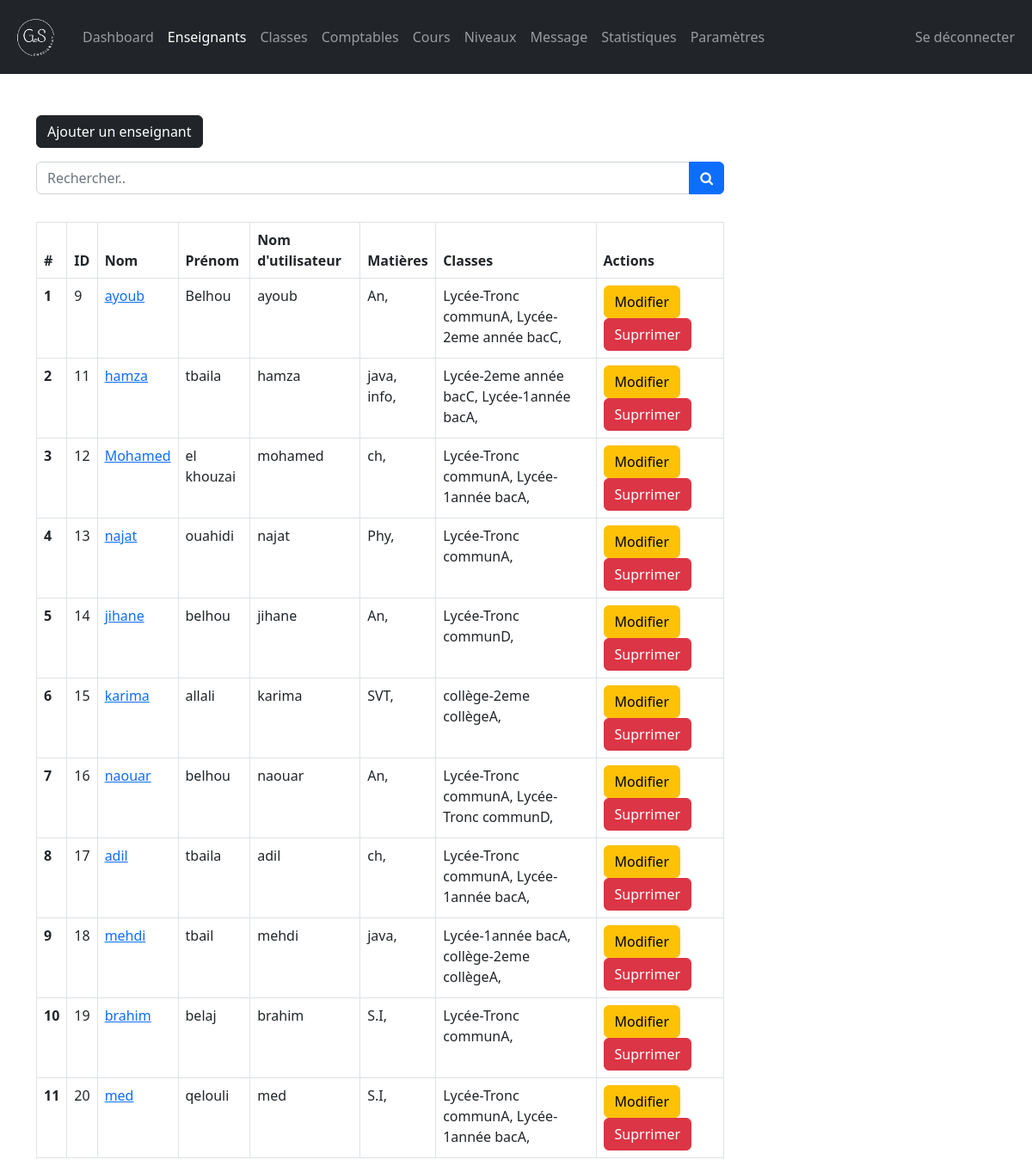
Page /admin/teacher.php (signed in) on the committed database.
### tables this page shows
CREATE TABLE `teachers` (
  `teacher_id` int(11) NOT NULL,
  `username` varchar(127) NOT NULL,
  `password` varchar(255) NOT NULL,
  `class` varchar(31) NOT NULL,
  `fname` varchar(127) NOT NULL,
  `lname` varchar(127) NOT NULL,
  `subjects` varchar(31) NOT NULL,
  `address` varchar(31) NOT NULL,
  `employee_number` int(11) NOT NULL,
  `date_of_birth` date DEFAULT NULL,
  `phone_number` varchar(31) NOT NULL,
  `qualification` varchar(127) NOT NULL,
  `gender` varchar(7) NOT NULL,
  `email_address` varchar(255) NOT NULL,
  `date_of_joined` datetime NOT NULL DEFAULT current_timestamp()
);

### admin/data/teacher.php (called while the page is built, shortened)
<?php
function getAllTeachers($conn){
   $sql = "SELECT * FROM teachers";
   $stmt = $conn->prepare($sql);
   $stmt->execute();
   if ($stmt->rowCount() >= 1) {
     $teachers = $stmt->fetchAll();
     return $teachers;
   }else {
   	return 0;
   }
}

### admin/data/subject.php (called while the page is built, shortened)
<?php
function getSubjectById($subject_id, $conn){
   $sql = "SELECT * FROM subjects
           WHERE subject_id=?";
   $stmt = $conn->prepare($sql);
   $stmt->execute([$subject_id]);
   if ($stmt->rowCount() == 1) {
     $subject = $stmt->fetch();
     return $subject;
   }else {
   	return 0;
   }
}
 ?>

### admin/data/class.php (called while the page is built, shortened)
<?php
function getClassById($class_id, $conn){
   $sql = "SELECT * FROM class
           WHERE class_id=?";
   $stmt = $conn->prepare($sql);
   $stmt->execute([$class_id]);
   if ($stmt->rowCount() == 1) {
     $class = $stmt->fetch();
     return $class;
   }else {
    return 0;
   }
}

### admin/data/grade.php (called while the page is built, shortened)
<?php
function getGradeById($grade_id, $conn){
   $sql = "SELECT * FROM grades
           WHERE grade_id=?";
   $stmt = $conn->prepare($sql);
   $stmt->execute([$grade_id]);
   if ($stmt->rowCount() == 1) {
     $grade = $stmt->fetch();
     return $grade;
   }else {
    return 0;
   }
}

### admin/data/section.php (called while the page is built, shortened)
<?php
function getSectioById($section_id, $conn){
   $sql = "SELECT * FROM section
           WHERE section_id=?";
   $stmt = $conn->prepare($sql);
   $stmt->execute([$section_id]);
   if ($stmt->rowCount() == 1) {
     $section = $stmt->fetch();
     return $section;
   }else {
    return 0;
   }
}

### admin/teacher.php (the view, shortened to what this page needs)
<?php
if (isset($_SESSION['admin_id']) &&
    isset($_SESSION['role'])) {
    if ($_SESSION['role'] == 'Admin') {
       include "../DB_connection.php";
       include "data/teacher.php";
       include "data/subject.php";
       include "data/grade.php";
       include "data/class.php";
       include "data/section.php";
       $teachers = getAllTeachers($conn);
 ?>
<!DOCTYPE html>
<html lang="en">
<head>
	<link rel="stylesheet" href="https://cdn.jsdelivr.net/npm/bootstrap@5.2.0/dist/css/bootstrap.min.css">
	<link rel="stylesheet" href="../css/style.css">
  <link rel="stylesheet" href="https://cdnjs.cloudflare.com/ajax/libs/font-awesome/4.7.0/css/font-awesome.min.css">
</head>
<body>
    <?php
        include "inc/navbar.php";
        if ($teachers != 0) {
     ?>
     <div class="container mt-5">
        <a href="teacher-add.php"
           class="btn btn-dark">Ajouter un enseignant</a>
           <form action="teacher-search.php"
                 class="mt-3 n-table"
                 method="get">
             <div class="input-group mb-3">
                <input type="text"
                       class="form-control"
                       name="searchKey"
                       placeholder="Rechercher..">
                <button class="btn btn-primary">
                        <i class="fa fa-search"
                           aria-hidden="true"></i>
                      </button>
             </div>
           </form>
           <div class="table-responsive">
              <table class="table table-bordered mt-3 n-table">
                <thead>
                  <tr>
                    <th scope="col">#</th>
                    <th scope="col">ID</th>
                    <th scope="col">Nom</th>
                    <th scope="col">Prénom</th>
                    <th scope="col">Nom d'utilisateur</th>
                    <th scope="col">Matières</th>
                    <th scope="col">Classes</th>
                    <th scope="col">Actions</th>
                  </tr>
                </thead>
                <tbody>
                  <?php $i = 0; foreach ($teachers as $teacher ) {
                    $i++;  ?>
                  <tr>
                    <th scope="row"><?=$i?></th>
                    <td><?=$teacher['teacher_id']?></td>
                    <td><a href="teacher-view.php?teacher_id=<?=$teacher['teacher_id']?>">
                         <?=$teacher['fname']?></a></td>
                    <td><?=$teacher['lname']?></td>
                    <td><?=$teacher['username']?></td>
                    <td>
                       <?php
                           $s = '';
                           $subjects = str_split(trim($teacher['subjects']));
                           foreach ($subjects as $subject) {
                              $s_temp = getSubjectById($subject, $conn);
                              if ($s_temp != 0)
                                $s .=$s_temp['subject_code'].', ';
                           }
                           echo $s;
                        ?>
                    </td>
                    <td>
                      <?php
                           $c = '';
                           $classes = str_split(trim($teacher['class']));
                           foreach ($classes as $class_id) {
                               $class = getClassById($class_id, $conn);
                              $c_temp = getGradeById($class['grade'], $conn);
                              $section = getSectioById($class['section'], $conn);
                              if ($c_temp != 0)
                                $c .=$c_temp['grade_code'].'-'.
                                     $c_temp['grade'].$section['section'].', ';
                           }
                           echo $c;
                        ?>
                    </td>
                    <td>
                        <a href="teacher-edit.php?teacher_id=<?=$teacher['teacher_id']?>"
                           class="btn btn-warning">Modifier</a>
                        <a href="teacher-delete.php?teacher_id=<?=$teacher['teacher_id']?>"
                           class="btn btn-danger">Suprrimer</a>
                    </td>
                  </tr>
                <?php } ?>
                </tbody>
              </table>
           </div>
         <?php } ?>
     </div>
</body>
</html>
<?php
  }else {
    header("Location: ../login.php");
    exit;
  }
}else {
	header("Location: ../login.php");
	exit;
}
?>

### css/style.css (style rules this page uses)
.n-table { max-width: 800px; }

### rows in the picture
teachers: teacher_id "9", fname "ayoub", lname "Belhou", username "ayoub", s "An,", c "Lycée-Tronc communA, Lycée-2eme année bacC,"
teachers: teacher_id "11", fname "hamza", lname "tbaila", username "hamza", s "java, info,", c "Lycée-2eme année bacC, Lycée-1année bacA,"
teachers: teacher_id "12", fname "Mohamed", lname "el khouzai", username "mohamed", s "ch,", c "Lycée-Tronc communA, Lycée-1année bacA,"
teachers: teacher_id "13", fname "najat", lname "ouahidi", username "najat", s "Phy,", c "Lycée-Tronc communA,"
teachers: teacher_id "14", fname "jihane", lname "belhou", username "jihane", s "An,", c "Lycée-Tronc communD,"
teachers: teacher_id "15", fname "karima", lname "allali", username "karima", s "SVT,", c "collège-2eme collègeA,"
teachers: teacher_id "16", fname "naouar", lname "belhou", username "naouar", s "An,", c "Lycée-Tronc communA, Lycée-Tronc communD,"
teachers: teacher_id "17", fname "adil", lname "tbaila", username "adil", s "ch,", c "Lycée-Tronc communA, Lycée-1année bacA,"
teachers: teacher_id "18", fname "mehdi", lname "tbail", username "mehdi", s "java,", c "Lycée-1année bacA, collège-2eme collègeA,"
teachers: teacher_id "19", fname "brahim", lname "belaj", username "brahim", s "S.I,", c "Lycée-Tronc communA,"
teachers: teacher_id "20", fname "med", lname "qelouli", username "med", s "S.I,", c "Lycée-Tronc communA, Lycée-1année bacA,"
